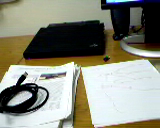
//> input picture example_16-01-imgA.png, 160 x 128 px
$ ./example_16-01   (built with g++ and OpenCV 4)
//> lines starting //> are read from the running program, lines starting //| are printed output that depends on the picture; after the words box and inside, x2 and y2 are one past the last pixel; in counts of white or black regions, pixels touching at a corner belong together
// Example 16-1. Pyramid L-K optical flow
//
#include <iostream>
#include <vector>
#include <opencv2/opencv.hpp>

static const int MAX_CORNERS = 1000;
using std::cout;
using std::endl;
using std::vector;

int main() {

    // Initialize, load two images from the file system, and
    // allocate the images and other structures we will need for
    // results.
    //
    cv::Mat imgA = cv::imread("../example_16-01-imgA.png", CV_LOAD_IMAGE_GRAYSCALE);
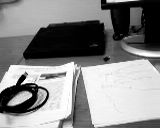
//> imgA: 128 rows x 160 cols, CV_8UC1; min 0, max 255, mean 135.7
    cv::Mat imgB = cv::imread("../example_16-01-imgB.png", CV_LOAD_IMAGE_GRAYSCALE);
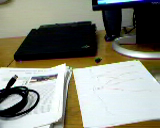
//> input picture example_16-01-imgB.png, 160 x 128 px
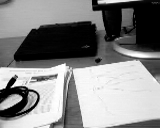
//> imgB: 128 rows x 160 cols, CV_8UC1; min 0, max 255, mean 133.6
    cv::Size img_sz = imgA.size();
//> img_sz = Size(160, 128)
    int win_size = 10;
    cv::Mat imgC = cv::imread("../example_16-01-imgB.png", CV_LOAD_IMAGE_UNCHANGED);
//> imgC is the input picture: 128 rows x 160 cols, CV_8UC3; mean B, G, R 123.6, 136, 134.3
    // The first thing we need to do is get the features
    // we want to track.
    //
    vector<cv::Point2f> cornersA, cornersB;
    const int MAX_CORNERS = 500;
    cv::goodFeaturesToTrack(
            imgA,                         // Image to track
            cornersA,                     // Vector of detected corners (output)
            MAX_CORNERS,                  // Keep up to this many corners
            0.01,                         // Quality level (percent of maximum)
            5,                            // Min distance between corners
            cv::noArray(),                // Mask
            3,                            // Block size
            false,                        // true: Harris, false: Shi-Tomasi
            0.04                          // method specific parameter
    );
//> cornersA = 127 Points (x, y), first 12: [21, 84], [39, 89], [8, 104], [65, 72], [15, 84], [107, 1], [25, 72], [73, 62], [31, 94], [109, 10], [41, 76], [46, 78]

    cv::cornerSubPix(
            imgA,                           // Input image
            cornersA,                       // Vector of corners (input and output)
            cv::Size(win_size, win_size),   // Half side length of search window
            cv::Size(-1, -1),               // Half side length of dead zone (-1=none)
            cv::TermCriteria(
                    cv::TermCriteria::MAX_ITER | cv::TermCriteria::EPS,
                    20,                         // Maximum number of iterations
                    0.03                        // Minimum change per iteration
            )
    );
//> cornersA = 127 Points (x, y), first 12: [16.27, 85.97], [39, 89], [3.83, 111.1], [65, 72], [16.27, 85.97], [103.6, 5.4], [26.88, 66.89], [75.23, 61.44], [31, 94], [103.6, 5.4], [41, 76], [46, 78]

    // Call the Lucas Kanade algorithm
    //
    vector<uchar> features_found;
    cv::calcOpticalFlowPyrLK(
            imgA,                         // Previous image
            imgB,                         // Next image
            cornersA,                     // Previous set of corners (from imgA)
            cornersB,                     // Next set of corners (from imgB)
            features_found,               // Output vector, each is 1 for tracked
            cv::noArray(),                // Output vector, lists errors (optional)
            cv::Size(win_size * 2 + 1, win_size * 2 + 1),  // Search window size
            5,                            // Maximum pyramid level to construct
            cv::TermCriteria(
                    cv::TermCriteria::MAX_ITER | cv::TermCriteria::EPS,
                    20,                         // Maximum number of iterations
                    0.3                         // Minimum change per iteration
            )
    );
//> cornersB = 127 Points (x, y), first 12: [6.14, 88.91], [29.51, 91.93], [-11.16, 115.4], [56.28, 74.02], [6.14, 88.91], [94.96, 6.44], [16.96, 69.34], [66.69, 63.15], [21.39, 97.16], [94.96, 6.44], [31.33, 78.62], [36.43, 80.56]; features_found = 127 values, max 1 at index 0, min 0 at index 2, mean 0.945

    // Now make some image of what we are looking at:
    // Note that if you want to track cornersB further, i.e.
    // pass them as input to the next calcOpticalFlowPyrLK,
    // you would need to "compress" the vector, i.e., exclude points for which
    // features_found[i] == false.
    for (int i = 0; i < static_cast<int>(cornersA.size()); ++i) {
        if (!features_found[i]) {
            continue;
        }
        line(
                imgC,                        // Draw onto this image
                cornersA[i],                 // Starting here
                cornersB[i],                 // Ending here
                cv::Scalar(0, 255, 0),       // This color
                1,                           // This many pixels wide
                cv::LINE_AA                  // Draw line in this style
        );
    }
//> this loop made 127 passes
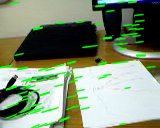
//> imgC: 128 rows x 160 cols, CV_8UC3; 11.7% of pixels changed, all inside (x1, y1, x2, y2) = (0, 0, 157, 128)

    cv::imshow("ImageA", imgA);
    cv::imshow("ImageB", imgB);
    cv::imshow("LK Optical Flow Example", imgC);
    cv::waitKey(0);

    return 0;
}
